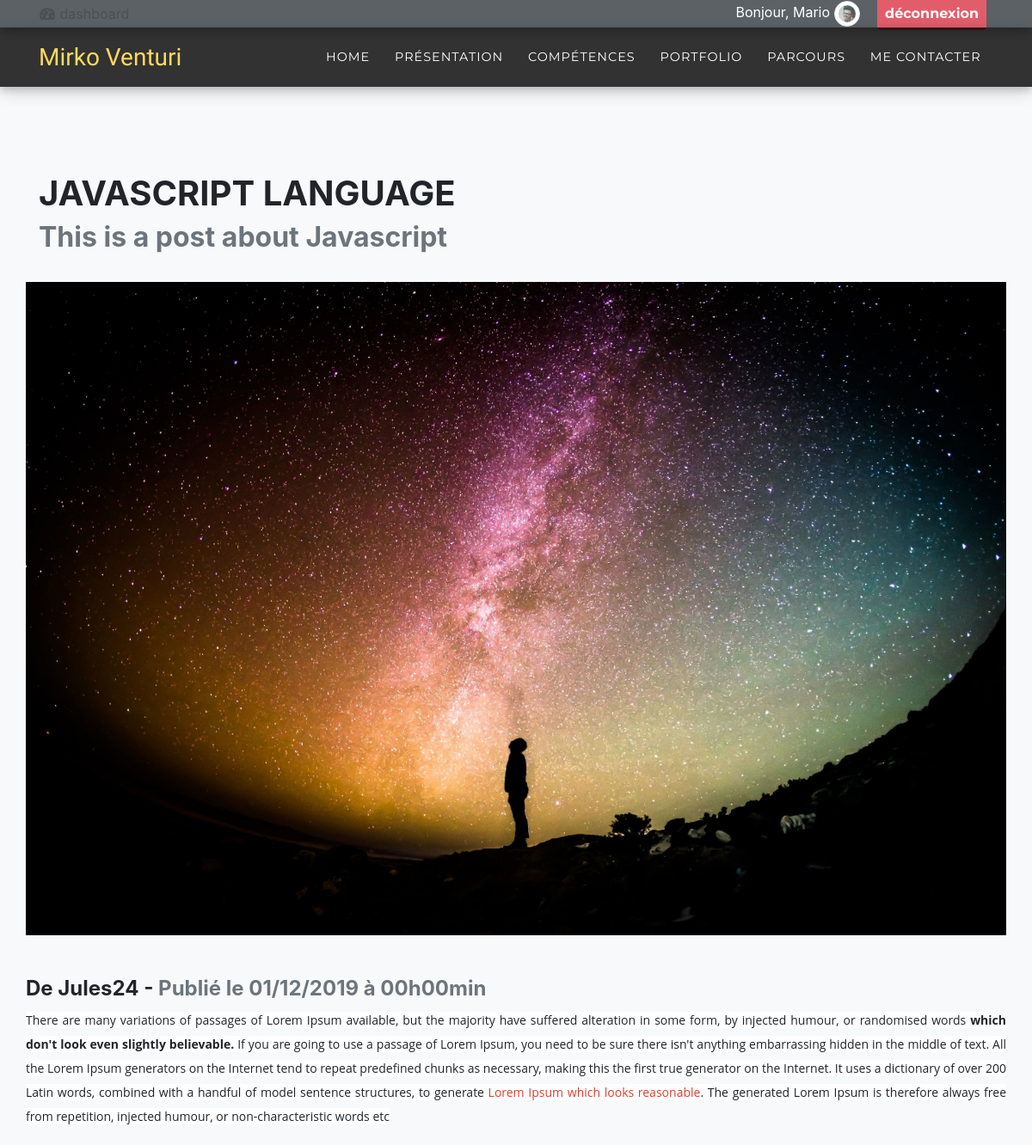
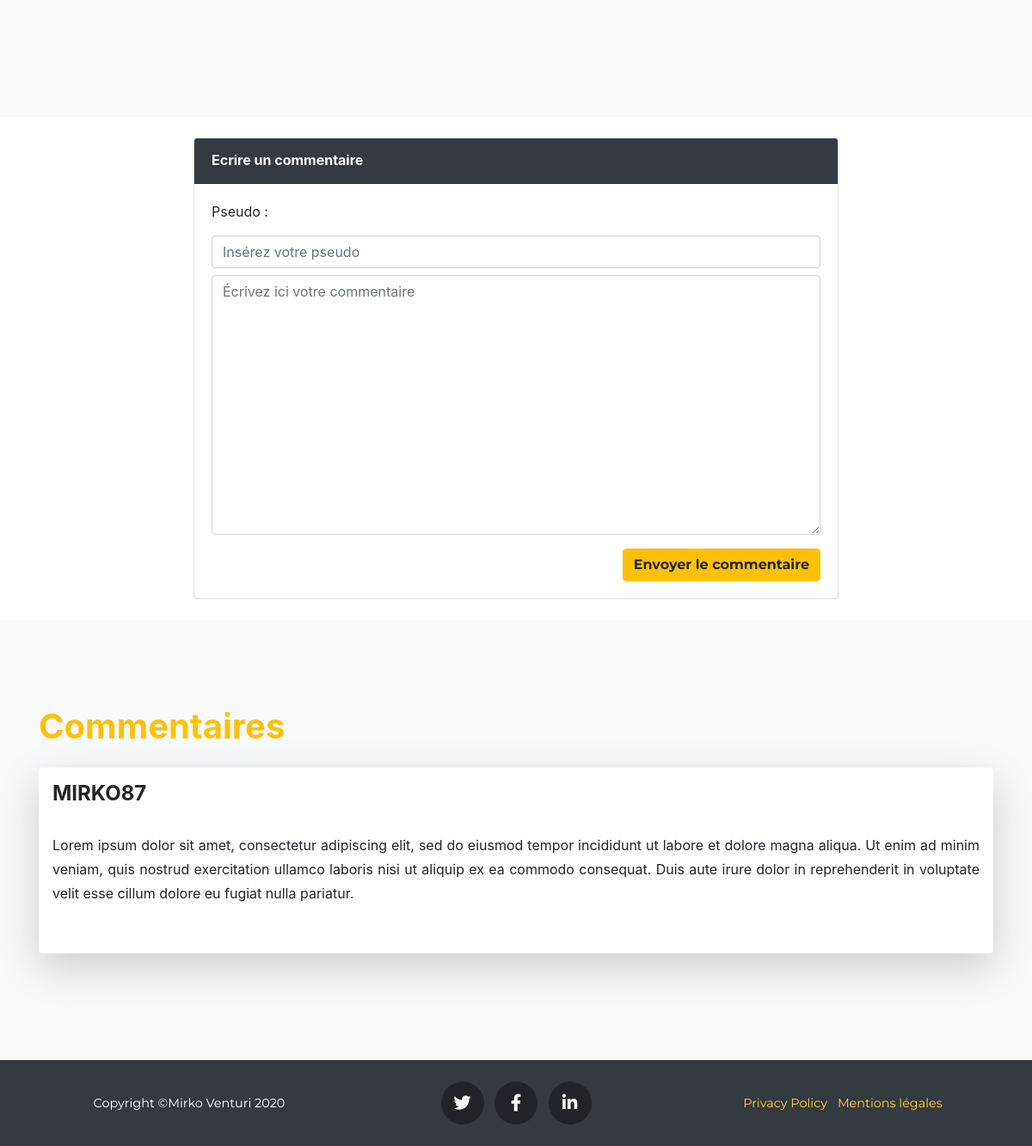
The page /post/view/186-Javascript language (signed in) on the database its author committed (2 pictures, top to bottom).
### tables this page shows
CREATE TABLE IF NOT EXISTS post (
  `id` int(11) NOT NULL AUTO_INCREMENT,
  `author` varchar(100) NOT NULL,
  `title` varchar(100) NOT NULL,
  `chapeau` varchar(100) NOT NULL,
  `imageUrl` varchar(250) DEFAULT NULL,
  `date_add` date NOT NULL,
  `date_update` datetime DEFAULT NULL,
  `content` text NOT NULL,
  PRIMARY KEY (`id`)
);

CREATE TABLE IF NOT EXISTS comment (
  `id` int(11) NOT NULL AUTO_INCREMENT,
  `pseudo` varchar(100) NOT NULL,
  `content` text NOT NULL,
  `date_add` datetime NOT NULL,
  `date_update` datetime DEFAULT NULL,
  `post_id` int(11) NOT NULL,
  `user_id` int(11) NOT NULL,
  `active` tinyint(1) NOT NULL,
  PRIMARY KEY (`id`),
  KEY `post_id` (`post_id`),
  KEY `user_id` (`user_id`)
);

### Framework/View.php (called while the page is built, shortened)
<?php
class View
{
    public function render($view)
    {
       require_once($view);
    }
}

### Controllers/PostController.php (called while the page is built, shortened)
<?php
class PostController extends \Framework\Controller
{
   private $manager;
   public function __construct()
   {
      $this->manager = new \Manager\PostManager;
      $this->commentManager = new \Manager\CommentManager;
   }
   public function view($params)
   {
      $extract = explode('-', $params['get'][0]);
      $id = intval($extract[0]);
      if (!empty($params['get'][0]) && isset($_SESSION['user']['role']) ) {
         if (isset($_SESSION['user']['role']) == 1 || $_SESSION['user']['role'] == 2) {
         $post = $this->manager->getPost($id);
         $comments = $this->commentManager->getComment($id);
         $this->render('view/post/connectedView.php');
         exit;
         }
      }
   }
}

### Framework/Router.php (called while the page is built, shortened)
<?php
class Router
{
    public function routingRequest()
    {
	try
        {
            if (isset($_GET['url']) ) {
            $url = explode('/', filter_var($_GET['url'], FILTER_SANITIZE_URL) );
            $method = 'index';
            if (isset($url[1]) ) {
            $method = $url[1];
         }
            $params = [];
            if (isset($url[2])) {
            $params['get'] = array_slice($url, 2);
             }
             if (isset($_POST)) {
             $params['post'] = $_POST;
             }
               $this->createController($url[0], $method, $params);
            }
            else {
               $this->createController('post','index', []);
            }
        }
        catch(Exception $e)
        {
            $errorMsg = $e->getMessage();
            require_once('View/errorView.php');
        }
    }
    private function createController($class, $method, $params)
    {
           $control = new $classController;
           $control->$method($params);
      }
}

### index.php (called while the page is built, shortened)
<?php
$router = new \Framework\Router();
$router->routingRequest();

### Framework/Model.php (called while the page is built, shortened)
<?php
abstract class Model
{
    private static $db;
    private static function setDb()
    {
     self::$db = new \PDO('mysql:host=localhost;dbname=dbblog;charset=utf8', 'root', '');
     self::$db->setAttribute(\PDO::ATTR_ERRMODE, \PDO::ERRMODE_WARNING);
    }
    protected function getDb()
    {
     return self::$db;
    }
}

### Manager/PostManager.php (called while the page is built, shortened)
<?php
class PostManager extends \Framework\Model
{
    public function getPost($id)
    {
        $req = $this->getDb()->prepare("SELECT id, author, title, chapeau, imageUrl, DATE_FORMAT(date_add, '%d/%m/%Y à %Hh%imin') AS date_add_fr, date_update, content FROM post WHERE id = :id");
        $req->bindValue(':id', $id, \PDO::PARAM_INT);
        $req->execute();
        $req->setFetchMode(\PDO::FETCH_ASSOC);
        $post = $req->fetch();
        return $post;
    }
}

### Manager/CommentManager.php (called while the page is built, shortened)
<?php
class CommentManager extends \Framework\Model
{
    public function getComment($post_id = 0, $active = 1)
    {
        $req = $this->getDb()->prepare("SELECT id, pseudo, content, DATE_FORMAT(date_add, '%d/%m/%Y à %Hh%imin%ss') AS date_add_fr, post_id FROM comment WHERE post_id = :post_id AND active = :active ORDER BY date_add DESC");
        $req->execute(array(':post_id' => $post_id, ':active' => $active) );
        $req->setFetchMode(\PDO::FETCH_ASSOC);
        $comment = $req->fetchAll();
        return $comment;
    }
}

### View/post/connectedView.php (the view, shortened to what this page needs)
<!DOCTYPE html>
<html lang="fr">
<head>
  <link href="/OCR-P5/Public/vendor/bootstrap/css/bootstrap.min.css" rel="stylesheet">
  <link href="/OCR-P5/Public/vendor/fontawesome-free/css/all.min.css" rel="stylesheet" type="text/css">
  <link href="/OCR-P5/Public/css/agency.min.css" rel="stylesheet">
</head>
<body id="page-top">
<nav class="navbar navbar-expand-md dashboardNav navbar-dark bg-dark navbar-fixed-top py-3" id="mainNav" style="background-color:#000;">
  <div class="container">
    <div class="" id="">
      <ul class="navbar-nav text-lowercase">
        <li class="nav-item active">
        <i class="fas fa-fw fa-tachometer-alt"></i>
        <span>Dashboard</span>
        </li>
      </ul>
    </div>
    <div>
      <span class="mr-2 d-none d-lg-inline text-white">Bonjour, <?= isset($_SESSION['user']['username']) ? $_SESSION['user']['username'] : ''; ?>
        <img class="img-profile rounded-circle img-thumbnail" src="/OCR-P5/Public/img/user/<?= $_SESSION['user']['imageUrl']; ?>" width="30px" height="auto" alt="ImgResponsive" />
      </span>
        <a class="btn btn-md btn-danger mx-2 px-2 text-lowercase text-center" href="/OCR-P5/user/logout">Déconnexion</a>
    </div>
  </div>
</nav>
<nav class="navbar navbar-expand-lg navbar-dark navbar-fixed-top" id="mainNav" style="background-color:#000;">
  <div class="container">
    <a class="navbar-brand js-scroll-trigger" href="#page-top">Mirko Venturi</a>
    <div class="collapse navbar-collapse" id="navbarResponsive">
      <ul class="navbar-nav text-uppercase ml-auto">
        <li class="nav-item">
          <a class="nav-link js-scroll-trigger" href="/OCR-P5/">Home</a>
        </li>
        <li class="nav-item">
          <a class="nav-link js-scroll-trigger" href="/OCR-P5/#about">Présentation</a>
        </li>
        <li class="nav-item">
          <a class="nav-link js-scroll-trigger" href="/OCR-P5/#skills">Compétences</a>
        </li>
        <li class="nav-item">
          <a class="nav-link js-scroll-trigger" href="/OCR-P5/#portfolio">Portfolio</a>
        </li>
        <li class="nav-item">
          <a class="nav-link js-scroll-trigger" href="/OCR-P5/#cv">Parcours</a>
        </li>
        <li class="nav-item">
          <a class="nav-link js-scroll-trigger" href="/OCR-P5/#contact">Me contacter</a>
        </li>
      </ul>
    </div>
  </div>
</nav>
<section class="bg-light page-section" id="portfolio">
    <div class="container">
      <div class="row">
        <div class="col-lg-12 text-justify">
        <h1 class="section-heading text-uppercase"><?= htmlspecialchars($post['title']); ?></h1>
        <h2 class="section-subheading text-muted"><?= htmlspecialchars($post['chapeau']); ?></h2>
        <div class="row my-6 py-4">
        <img class="img-fluid" src="/OCR-P5/Public/img/<?= htmlspecialchars($post['imageUrl']); ?>" alt="ImgResponsive" />
        </div>
        <div class="row my-6 py-4">
        <h4 class="section-subheading">De <?= htmlspecialchars($post['author']); ?> - <time class="section-subheading text-muted">Publié le <?= $post['date_add_fr'] ?></time></h4>
        <p class="text-justify"><?= $post['content']; ?></p>
        </div>
      </div>
    </div>
 </section>
<div class="col d-flex justify-content-center">
  <div class="col-lg-8">
    <div class="card my-4 shadow-md mb-1 bg-white rounded">
      <div class="card-header py-3 bg-dark">
        <h6 class="m-0 font-weight-bold text-white">Ecrire un commentaire</h6>
      </div>
        <div class="card-body">
          <form action="/OCR-P5/comment/add/<?= $post['id'] ?>" method="POST">
            <div class="form-group">
            <label for="pseudo">Pseudo :</label>
            <input type="text" class="form-control my-2" name="pseudo" placeholder="Insérez votre pseudo" value="" required>
            <textarea type="textarea" class="form-control" name="content" id="message" rows="12" placeholder="Écrivez ici votre commentaire" required></textarea>
            </div>
            <div class="text-right">
              <input type="submit" name="submit" id="sendComment" class="btn btn-warning" value="Envoyer le commentaire" onclick="$('.elem-demo').notify('I\'m to the right of this box', { position:'right' });">
            </div>
          </form>
        </div>
      </div>
    </div>
  </div>
<section class="bg-light page-section" id="portfolio">
  <div class="container">
    <h1 class="text-warning">Commentaires</h1>
      <?php foreach($comments as $comment): ?>
        <div class="my-4 shadow-lg p-3 mb-1 bg-white rounded">
          <div class="row">
            <div class="col-lg-4 text-center">
              <h4 class="section-subheading text-uppercase text-left"><?= htmlspecialchars($comment['pseudo']); ?></h4><time><?= isset($date_add) ? $comment['date_add_fr'] : ''; ?></time>
            </div>
          </div>
          <div class="row my-4">
            <div class="col-lg-12 text-left">
              <p class="text-justify"><?= htmlspecialchars($comment['content']); ?></p>
            </div>
          </div>
        </div>
      <?php endforeach; ?>
  </div>
</section>
<footer class="footer bg-dark">
  <div class="container">
    <div class="row align-items-center">
      <div class="col-md-4">
        <span class="copyright text-white">Copyright &copy;Mirko Venturi 2020</span>
      </div>
      <div class="col-md-4">
        <ul class="list-inline social-buttons">
          <li class="list-inline-item">
            <a href="#">
              <i class="fab fa-twitter"></i>
            </a>
          </li>
          <li class="list-inline-item">
            <a href="#">
              <i class="fab fa-facebook-f"></i>
            </a>
          </li>
          <li class="list-inline-item">
            <a href="#">
              <i class="fab fa-linkedin-in"></i>
            </a>
          </li>
        </ul>
      </div>
      <div class="col-md-4">
        <ul class="list-inline quicklinks">
          <li class="list-inline-item">
            <a href="#">Privacy Policy</a>
          </li>
          <li class="list-inline-item">
            <a href="#">Mentions légales</a>
          </li>
        </ul>
      </div>
    </div>
  </div>
</footer>
</body>
</html>

### rows shown on the page
post: title "JAVASCRIPT LANGUAGE", chapeau "This is a post about Javascript", imageUrl (picture), author "Jules24", content "There are many variations of passages of Lorem Ipsum available, but the majority have suffered alteration in some form, by injected humour, or randomised words which don't look even slightly believable. If you are going to use a passage of Lorem Ipsum, you need to be sure there isn't anything embarrassing hidden in the middle of text. All the Lorem Ipsum generators on the Internet tend to repeat predefined chunks as necessary, making this the first true generator on the Internet. It uses a dictionary of over 200 Latin words, combined with a handful of model sentence structures, to generate Lorem Ipsum which looks reasonable . The generated Lorem Ipsum is therefore always free from…"
comment: pseudo "MIRKO87", content "Lorem ipsum dolor sit amet, consectetur adipiscing elit, sed do eiusmod tempor incididunt ut labore et dolore magna aliqua. Ut enim ad minim veniam, quis nostrud exercitation ullamco laboris nisi ut aliquip ex ea commodo consequat. Duis aute irure dolor in reprehenderit in voluptate velit esse cillum dolore eu fugiat nulla pariatur."

### other values the page prints
$_SESSION['user']['username'] "Mario"
$post['date_add_fr'] "01/12/2019 à 00h00min"
